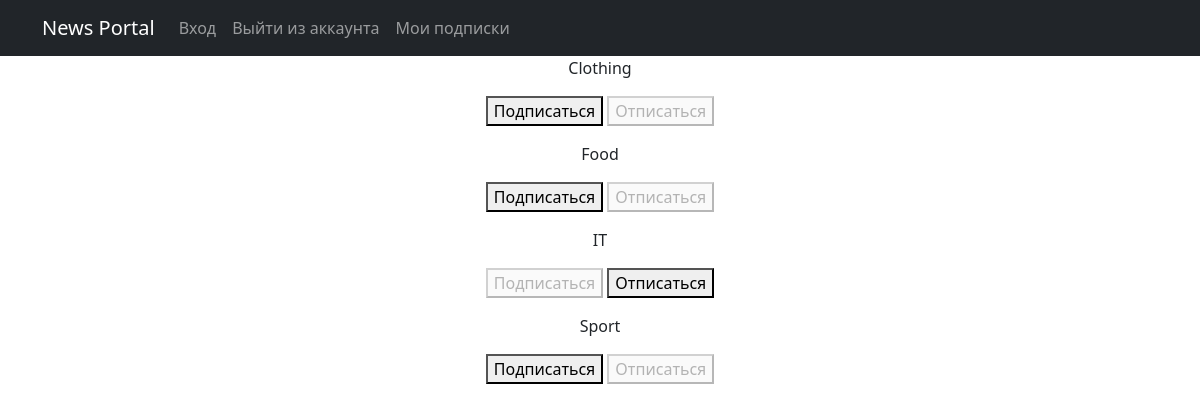
The app's page /subscriptions/ (signed in) with its own data.
### newsapp/models.py (models this page shows, shortened)
class Category(models.Model):
    name = models.CharField(max_length=64, unique=True)

### newsapp/views.py (the view, shortened to what this page needs)
# urls.py: path('subscriptions/', subscriptions, name='subscriptions'),
@login_required
@csrf_protect
def subscriptions(request):
    categories_with_subscriptions = Category.objects.annotate(
        user_subscribed=Exists(
            Subscription.objects.filter(
                user=request.user,
                category=OuterRef('pk'),
            )
        )
    ).order_by('name')
    return render(
        request,
        'subscriptions.html',
        {'categories': categories_with_subscriptions},
    )

### templates/subscriptions.html (shortened to what this page needs)
{% extends 'flatpages/default.html' %}
{% block content %}
    {% for category in categories %}
        <p>
            {{ category.name }}
            <form method="post">
                {% if category.user_subscribed %}
                    <button disabled>Подписаться</button>
                    <button name="action" value="unsubscribe">Отписаться</button>
                {% else %}
                    <button name="action" value="subscribe">Подписаться</button>
                    <button disabled>Отписаться</button>
                {% endif %}
            </form>
        </p>
    {% endfor %}
{% endblock content %}

### records on screen
Category: name "Clothing", shows "Подписаться"
Category: name "Food", shows "Подписаться"
Category: name "IT", shows "Подписаться"
Category: name "Sport", shows "Подписаться"
